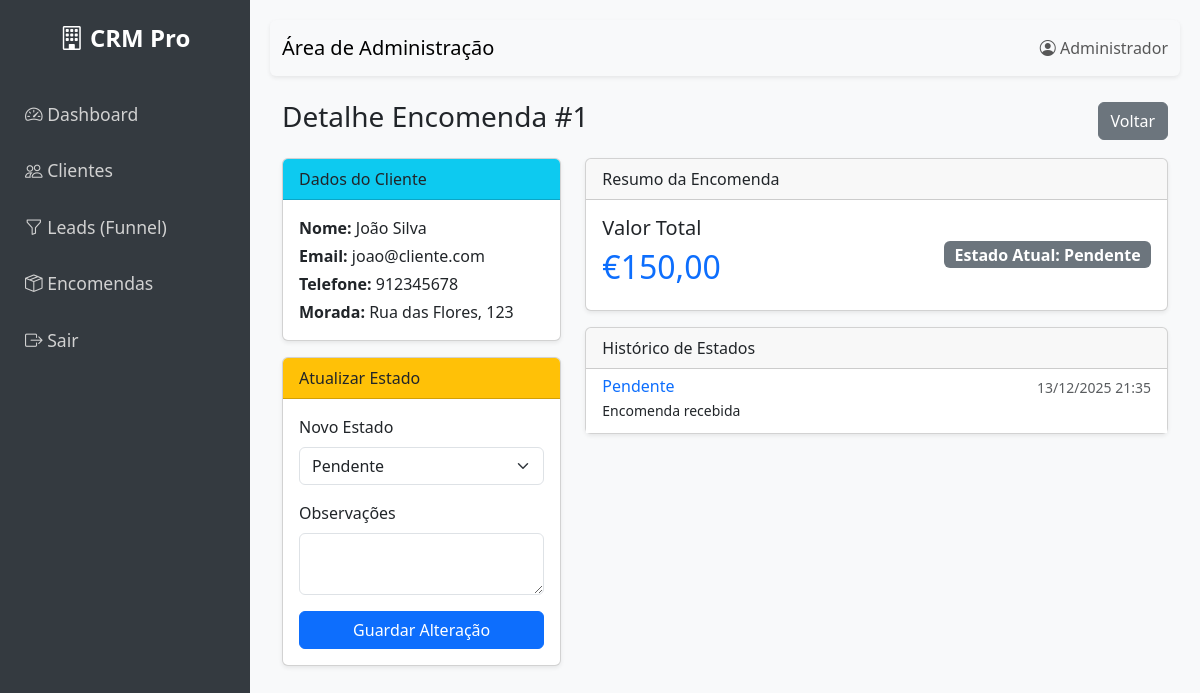
/admin/detalhe_encomenda.php?id=1 (signed in), run on the app's committed database.
### tables this page shows
CREATE TABLE `encomenda` (
  `encomenda_id` int(11) NOT NULL AUTO_INCREMENT,
  `cliente_id` int(11) NOT NULL,
  `valor_total` decimal(10,2) NOT NULL DEFAULT 0.00,
  `data_encomenda` timestamp NOT NULL DEFAULT CURRENT_TIMESTAMP,
  PRIMARY KEY (`encomenda_id`),
  KEY `cliente_id` (`cliente_id`),
  CONSTRAINT `fk_encomenda_cliente` FOREIGN KEY (`cliente_id`) REFERENCES `cliente` (`cliente_id`)
);

CREATE TABLE `cliente` (
  `cliente_id` int(11) NOT NULL AUTO_INCREMENT,
  `nome` varchar(100) NOT NULL,
  `email` varchar(100) NOT NULL,
  `telefone` varchar(20) DEFAULT NULL,
  `empresa` varchar(100) DEFAULT NULL,
  `nif` varchar(20) DEFAULT NULL,
  `morada` text DEFAULT NULL,
  `senha_hash` varchar(255) DEFAULT NULL,  
  `data_criacao` timestamp NOT NULL DEFAULT CURRENT_TIMESTAMP,
  PRIMARY KEY (`cliente_id`),
  UNIQUE KEY `email` (`email`)
);

CREATE TABLE `historico_estado` (
  `historico_id` int(11) NOT NULL AUTO_INCREMENT,
  `encomenda_id` int(11) NOT NULL,
  `estado_id` int(11) NOT NULL,
  `data_estado` timestamp NOT NULL DEFAULT CURRENT_TIMESTAMP,
  `observacoes` text DEFAULT NULL,
  PRIMARY KEY (`historico_id`),
  KEY `encomenda_id` (`encomenda_id`),
  KEY `estado_id` (`estado_id`),
  CONSTRAINT `fk_hist_encomenda` FOREIGN KEY (`encomenda_id`) REFERENCES `encomenda` (`encomenda_id`) ON DELETE CASCADE,
  CONSTRAINT `fk_hist_estado` FOREIGN KEY (`estado_id`) REFERENCES `estado_encomenda` (`estado_id`)
);

CREATE TABLE `estado_encomenda` (
  `estado_id` int(11) NOT NULL AUTO_INCREMENT,
  `nome_estado` varchar(50) NOT NULL,
  `ordem` int(11) NOT NULL DEFAULT 0,
  PRIMARY KEY (`estado_id`)
);

### admin/detalhe_encomenda.php (the view, shortened to what this page needs)
<?php
require_once '../includes/db.php';
$encomenda_id = $_GET['id'] ?? null;
try {
    $sql_encomenda = "
        SELECT e.*, c.nome AS cliente_nome, c.email, c.telefone, c.morada
        FROM encomenda AS e
        JOIN cliente AS c ON e.cliente_id = c.cliente_id
        WHERE e.encomenda_id = ?";
    $stmt_encomenda = $pdo->prepare($sql_encomenda);
    $stmt_encomenda->execute([$encomenda_id]);
    $encomenda = $stmt_encomenda->fetch(PDO::FETCH_ASSOC);
    $sql_historico = "
        SELECT h.data_estado, s.nome_estado, h.observacoes
        FROM historico_estado AS h
        JOIN estado_encomenda AS s ON h.estado_id = s.estado_id
        WHERE h.encomenda_id = ?
        ORDER BY h.data_estado DESC";
    $stmt_historico = $pdo->prepare($sql_historico);
    $stmt_historico->execute([$encomenda_id]);
    $historico = $stmt_historico->fetchAll(PDO::FETCH_ASSOC);
    $estado_atual = $historico[0]['nome_estado'] ?? 'N/A';
    $estados_possiveis = $pdo->query("SELECT estado_id, nome_estado FROM estado_encomenda ORDER BY ordem")->fetchAll(PDO::FETCH_ASSOC);
} catch (PDOException $e) {
    die("Erro: " . $e->getMessage());
}
include '../includes/header.php';
?>
<div class="container-fluid">
    <div class="d-flex justify-content-between align-items-center mb-3">
        <h3>Detalhe Encomenda #<?php echo $encomenda_id; ?></h3>
        <a href="gestao_encomendas.php" class="btn btn-secondary">Voltar</a>
    </div>
    <div class="row">
        <div class="col-md-4">
            <div class="card mb-3 shadow-sm">
                <div class="card-header bg-info text-dark">Dados do Cliente</div>
                <div class="card-body">
                    <p class="mb-1"><strong>Nome:</strong> <?php echo htmlspecialchars($encomenda['cliente_nome']); ?></p>
                    <p class="mb-1"><strong>Email:</strong> <?php echo htmlspecialchars($encomenda['email']); ?></p>
                    <p class="mb-1"><strong>Telefone:</strong> <?php echo htmlspecialchars($encomenda['telefone']); ?></p>
                    <p class="mb-0"><strong>Morada:</strong> <?php echo htmlspecialchars($encomenda['morada']); ?></p>
                </div>
            </div>
            <div class="card shadow-sm">
                <div class="card-header bg-warning text-dark">Atualizar Estado</div>
                <div class="card-body">
                    <form action="processa_alterar_estado.php" method="POST">
                        <div class="mb-3">
                            <label class="form-label">Novo Estado</label>
                            <select name="novo_estado_id" class="form-select" required>
                                <?php foreach ($estados_possiveis as $estado): ?>
                                    <option value="<?php echo $estado['estado_id']; ?>"><?php echo htmlspecialchars($estado['nome_estado']); ?></option>
                                <?php endforeach; ?>
                            </select>
                        </div>
                        <div class="mb-3">
                            <label class="form-label">Observações</label>
                            <textarea name="descricao" class="form-control" rows="2"></textarea>
                        </div>
                        <button type="submit" class="btn btn-primary w-100">Guardar Alteração</button>
                    </form>
                </div>
            </div>
        </div>
        <div class="col-md-8">
            <div class="card mb-3 shadow-sm">
                <div class="card-header">Resumo da Encomenda</div>
                <div class="card-body">
                    <div class="d-flex justify-content-between align-items-center">
                        <div>
                            <h5 class="card-title">Valor Total</h5>
                            <h2 class="text-primary">€<?php echo number_format($encomenda['valor_total'], 2, ',', '.'); ?></h2>
                        </div>
                        <div class="text-end">
                            <span class="badge bg-secondary" style="font-size: 1rem;">Estado Atual: <?php echo htmlspecialchars($estado_atual); ?></span>
                        </div>
                    </div>
                </div>
            </div>
            <div class="card shadow-sm">
                <div class="card-header">Histórico de Estados</div>
                <div class="card-body p-0">
                    <ul class="list-group list-group-flush">
                        <?php foreach ($historico as $h): ?>
                            <li class="list-group-item">
                                <div class="d-flex w-100 justify-content-between">
                                    <h6 class="mb-1 text-primary"><?php echo htmlspecialchars($h['nome_estado']); ?></h6>
                                    <small class="text-muted"><?php echo date("d/m/Y H:i", strtotime($h['data_estado'])); ?></small>
                                </div>
                                <p class="mb-1 small"><?php echo htmlspecialchars($h['observacoes']); ?></p>
                            </li>
                        <?php endforeach; ?>
                    </ul>
                </div>
            </div>
        </div>
    </div>
</div>
<?php include '../includes/footer.php'; ?>

### includes/header.php (style rules this page uses)
body { font-family: 'Segoe UI', Tahoma, Geneva, Verdana, sans-serif; background-color: #f8f9fa; }

### data on the page
encomenda: cliente.nome "João Silva", cliente.email "joao@cliente.com", cliente.telefone "912345678", cliente.morada "Rua das Flores, 123", valor_total "150,00"
historico_estado: estado.nome_estado "Pendente", data_estado "13/12/2025 21:35", observacoes "Encomenda recebida"

### other printed values
$_SESSION['admin_nome'] "Administrador"
$encomenda_id "1"
form field novo_estado_id "Pendente"
